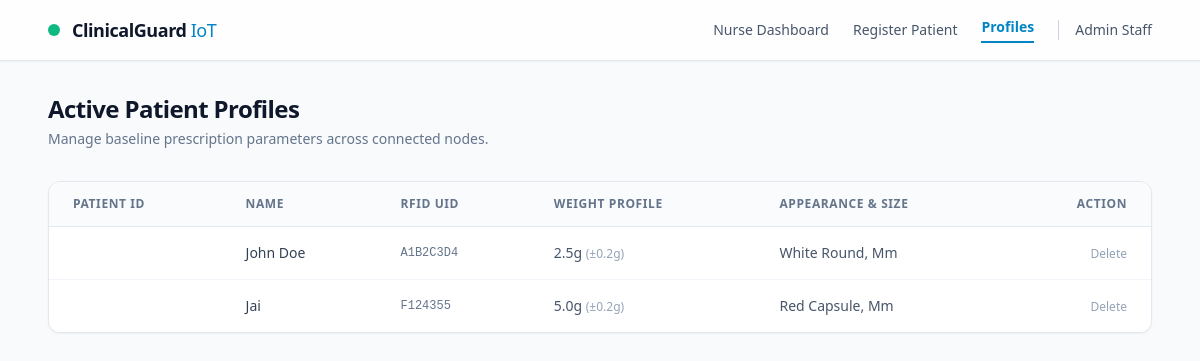
Page /patients on the committed database.
### tables this page shows
CREATE TABLE patients (
            rfid_uid TEXT PRIMARY KEY,
            patient_name TEXT,
            expected_weight_g REAL,
            tolerance_g REAL,
            expected_color TEXT,
            expected_shape TEXT
        );

### app.py (the view)
@app.route('/patients')
def manage_patients():
    conn = get_db()
    patients = conn.execute("SELECT * FROM patients").fetchall()
    return render_template('patients.html', patients=patients)

### app.py (called while the page is built)
def get_db():
    conn = sqlite3.connect(DB_FILE)
    conn.row_factory = sqlite3.Row
    return conn

### templates/patients.html (shortened to what this page needs)
<!DOCTYPE html>
<html lang="en">
<head>
    <script src="https://cdn.tailwindcss.com"></script>
</head>
<body class="bg-slate-50 font-sans min-h-screen text-slate-800">
    <nav class="backdrop-blur-md bg-white/80 sticky top-0 z-50 border-b border-slate-200 shadow-sm">
        <div class="max-w-6xl mx-auto flex justify-between items-center px-6 py-4">
            <div class="flex items-center gap-3">
                <div class="h-3 w-3 rounded-full bg-emerald-500"></div>
                <span class="font-bold text-slate-900 tracking-tight text-lg">ClinicalGuard <span class="text-sky-600 font-normal">IoT</span></span>
            </div>
            <div class="flex gap-6 items-center text-sm">
                <a href="/" class="text-slate-600 hover:text-slate-900 font-medium transition">Nurse Dashboard</a>
                <a href="/register" class="text-slate-600 hover:text-slate-900 font-medium transition">Register Patient</a>
                <a href="/patients" class="text-sky-600 font-semibold border-b-2 border-sky-600 pb-1">Profiles</a>
                <a href="/nurses" class="text-slate-600 hover:text-slate-900 font-medium transition pl-4 border-l border-slate-300">Admin Staff</a>
            </div>
        </div>
    </nav>
    <div class="max-w-6xl mx-auto px-6 py-8">
        <div class="mb-8">
            <h1 class="text-2xl font-bold text-slate-900 tracking-tight">Active Patient Profiles</h1>
            <p class="text-sm text-slate-500 mt-1">Manage baseline prescription parameters across connected nodes.</p>
        </div>
        <div class="bg-white border border-slate-200 shadow-sm rounded-xl overflow-hidden">
            <table class="min-w-full divide-y divide-slate-200">
                <thead class="bg-slate-50/75">
                    <tr>
                        <th class="px-6 py-3.5 text-left text-xs font-semibold text-slate-500 uppercase tracking-wider">Patient ID</th>
                        <th class="px-6 py-3.5 text-left text-xs font-semibold text-slate-500 uppercase tracking-wider">Name</th>
                        <th class="px-6 py-3.5 text-left text-xs font-semibold text-slate-500 uppercase tracking-wider">RFID UID</th>
                        <th class="px-6 py-3.5 text-left text-xs font-semibold text-slate-500 uppercase tracking-wider">Weight Profile</th>
                        <th class="px-6 py-3.5 text-left text-xs font-semibold text-slate-500 uppercase tracking-wider">Appearance & Size</th>
                        <th class="px-6 py-3.5 text-right text-xs font-semibold text-slate-500 uppercase tracking-wider">Action</th>
                    </tr>
                </thead>
                <tbody class="bg-white divide-y divide-slate-100">
                    {% for patient in patients %}
                    <tr id="row-{{ patient.rfid_uid }}" class="hover:bg-slate-50/80 transition">
                        <td class="px-6 py-4 whitespace-nowrap text-sm font-semibold text-slate-900">{{ patient.patient_id }}</td>
                        <td class="px-6 py-4 whitespace-nowrap text-sm text-slate-700">{{ patient.patient_name }}</td>
                        <td class="px-6 py-4 whitespace-nowrap text-xs font-mono text-slate-500">{{ patient.rfid_uid }}</td>
                        <td class="px-6 py-4 whitespace-nowrap text-sm text-slate-600">{{ patient.expected_weight_g }}g <span class="text-xs text-slate-400">(±{{ patient.tolerance_g }}g)</span></td>
                        <td class="px-6 py-4 whitespace-nowrap text-sm text-slate-600 capitalize">{{ patient.expected_color }} {{ patient.expected_shape }}, {{ patient.expected_size_mm }}mm</td>
                        <td class="px-6 py-4 whitespace-nowrap text-right text-sm">
                            <button onclick="deletePatient('{{ patient.rfid_uid }}')" class="text-slate-400 hover:text-rose-600 font-medium text-xs transition">Delete</button>
                        </td>
                    </tr>
                    {% else %}
                    <tr>
                        <td colspan="6" class="px-6 py-12 text-center text-slate-400 text-sm">No active patient profiles found.</td>
                    </tr>
                    {% endfor %}
                </tbody>
            </table>
        </div>
    </div>
</body>
</html>

### rows in the picture
patients: patient_name "John Doe", rfid_uid "A1B2C3D4", expected_weight_g "2.5", tolerance_g "0.2", expected_color "White", expected_shape "Round"
patients: patient_name "Jai", rfid_uid "F124355", expected_weight_g "5.0", tolerance_g "0.2", expected_color "Red", expected_shape "Capsule"
